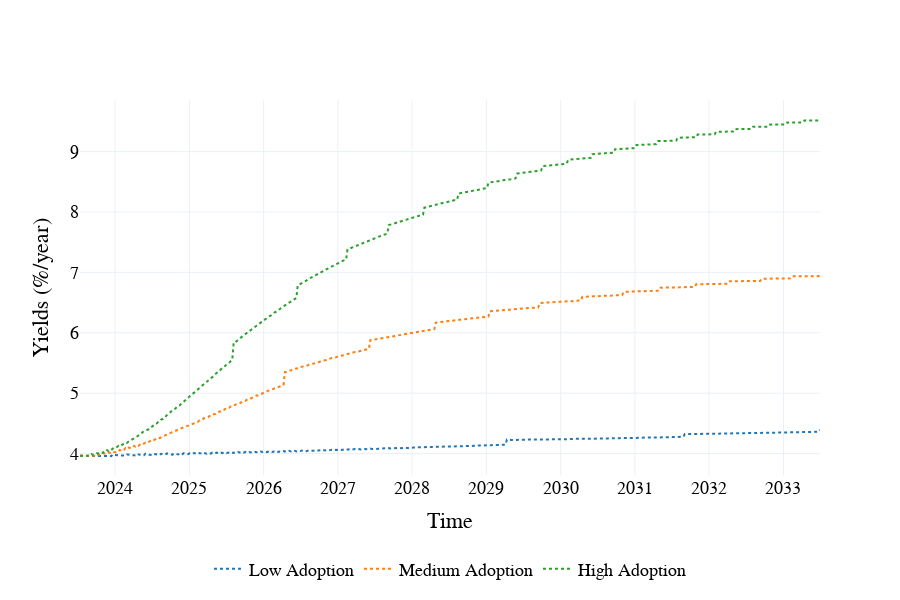

The notebook cell this image was saved under:
### Code cell
visualizations.plot_yields_per_subset_subplots(
    df_1,
    scenario_names={
    0: "Low Adoption",
    1: "Medium Adoption",
    2: "High Adoption"}
)

### Figure 1 — Plotly figure (JSON) as saved in the notebook; plotly's stock layout.template omitted (floating-point values rounded to 4 significant figures; data arrays with more than 128 entries replaced by an {"elided": "..."} marker saying what was removed)
{"data": [{"line": {"color": "#1f77b4", "dash": "dot"}, "name": "Low Adoption", "type": "scatter", "x": {"elided": "521 str values"}, "y": {"elided": "521 float values"}}, {"line": {"color": "#ff7f0e", "dash": "dot"}, "name": "Medium Adoption", "type": "scatter", "x": {"elided": "521 str values"}, "y": {"elided": "521 float values"}}, {"line": {"color": "#2ca02c", "dash": "dot"}, "name": "High Adoption", "type": "scatter", "x": {"elided": "521 str values"}, "y": {"elided": "521 float values"}}], "layout": {"autosize": false, "font": {"color": "black", "family": "Arial", "size": 18}, "height": 600, "hovermode": "x unified", "legend": {"font": {"color": "black", "size": 18}, "orientation": "h", "x": 0.5, "xanchor": "center", "y": -0.3, "yanchor": "bottom"}, "paper_bgcolor": "rgba(255, 255, 255, 1)", "plot_bgcolor": "rgba(255, 255, 255, 1)", "width": 900, "xaxis": {"title": {"text": "Time"}}, "yaxis": {"title": {"text": "Yields (%/year)"}}}}
